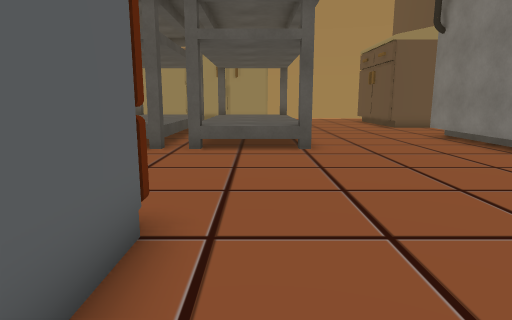
[1] (above)

20 first-person views from a walk through a Unity game level. The camera is 1.5 m above the floor, tilts 10° down and sees 75° across. The floor is counted in squares, 1 m on a side. Each view is taken from the middle of a square. On the plan, view 1 faces up. The plan holds only what a view shows up to about 15 squares ahead; the rest is blank.

[2]
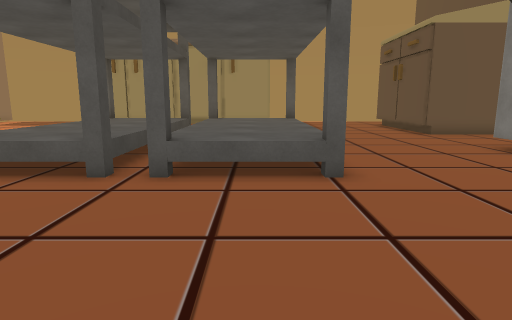

[3]
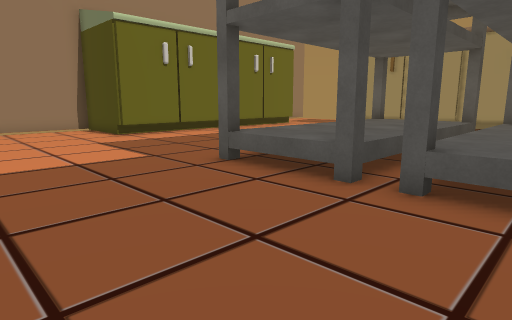

[4]
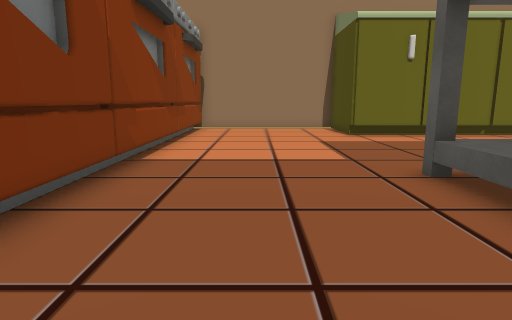

[5]
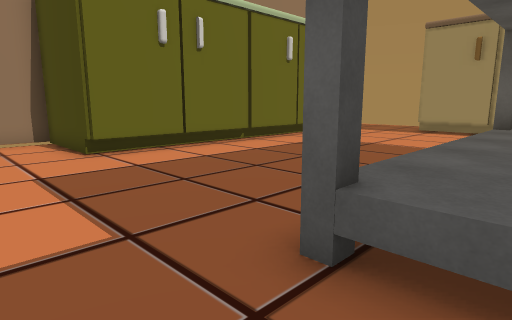

[6]
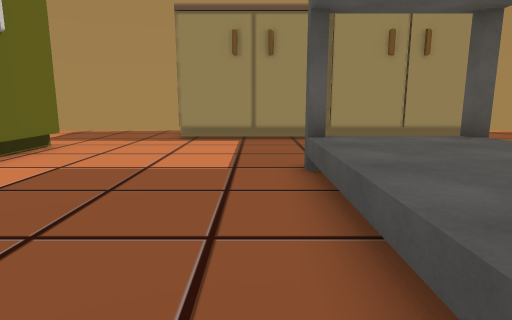

[7]
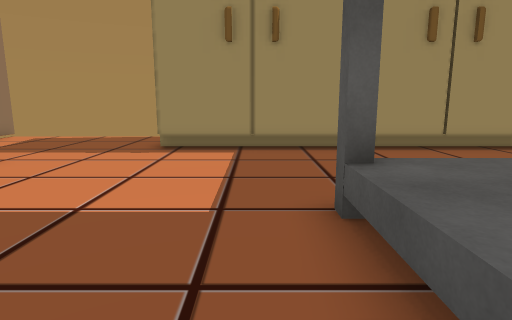

[8]
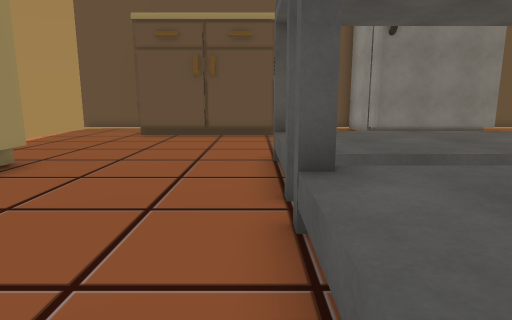

[9]
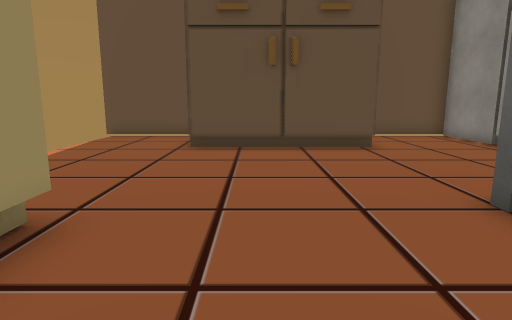

[10]
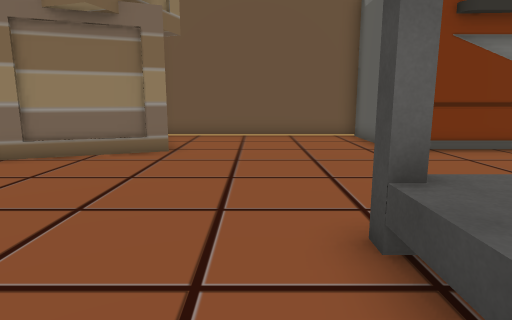

[11]
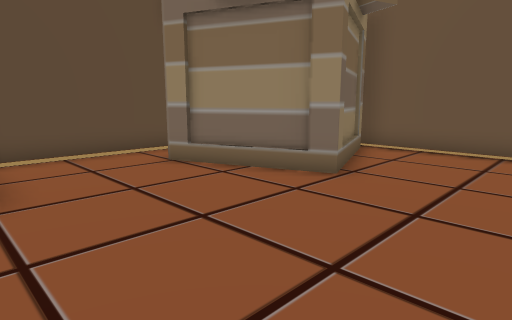

[12]
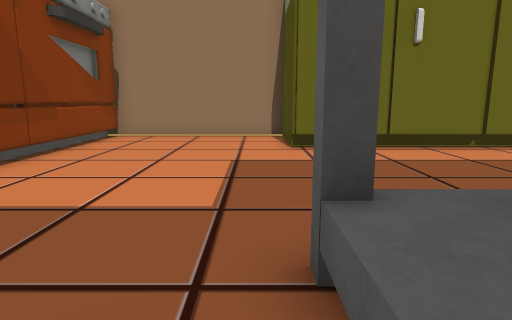

[13]
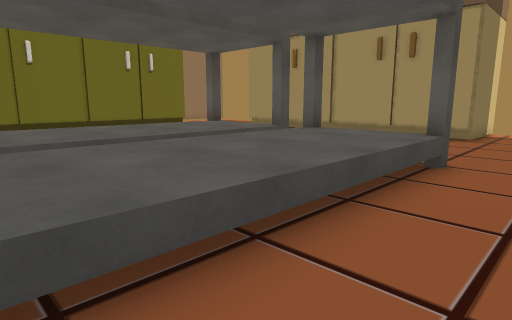

[14]
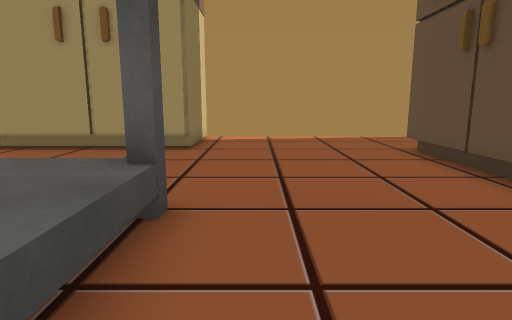

[15]
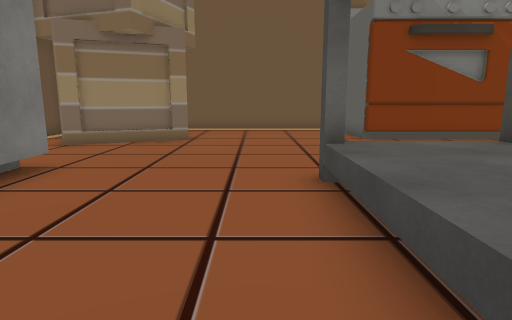

[16]
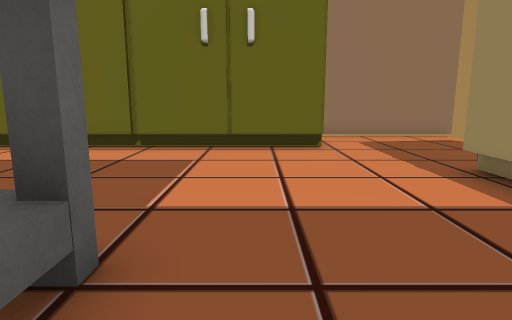

[17]
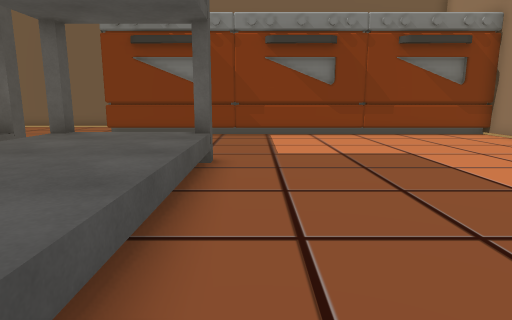

[18]
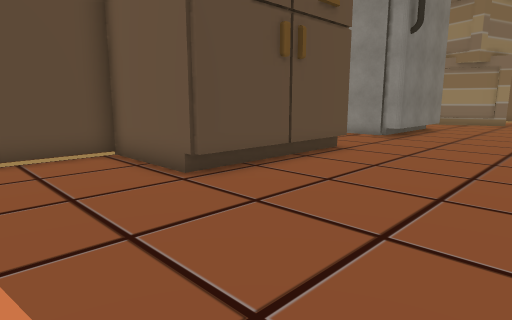

[19]
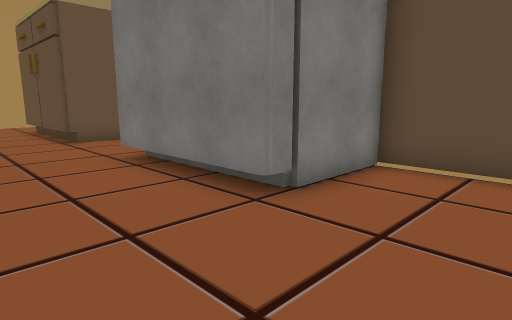

[20]
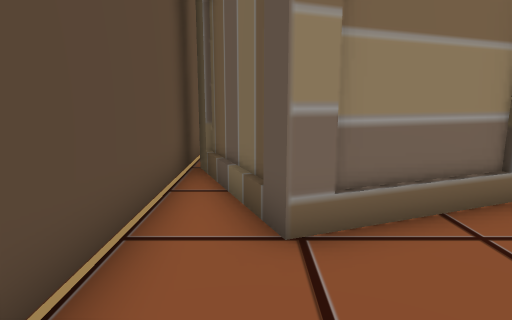

### Floor plan
Key: @ floor where view 1 was taken; # wall or solid block; x gap in a wall; . floor; ^ raised ledge; O other object.
Columns run from 19 left of view 1 to 12 right of it. Each row starts with its distance up from view 1.
 30 #                              #
 29 #.......            O..........#
 28 #.......            O..........#
 27 #.......            O..........#
 26 #.......############O..........#
 25 #..........................OOOO#
 24 #..........................#
 23  OOOO......................#
 22     #......................O
 21     #......................O
 20     #......................O
 19     #.......^^^^^x^^^#.....OOOO
 18     #.......^^^^^^^^^^.........#
 17    OO.......^^^^^^^^^^.........#
 16     #.......^^^^#^^^^^.........#
 15     #.......^^^^##^^^^.....#####
 14     #.......^^^^^^^^^^.....#
 13     #.......^^^^^^^^^^.....#
 12    ##.......^^^^^^^^^^.....#
 11 ####O.......^^^^^x^^^#.....#
 10 #..........................#####
  9 #..............................#
  8 #..............................#
  7 #..............................#
  6 #..............................#
  5 #..........................OOO.#
  4 #OOOOOOOOOOOOOOOOOO......OO  O.#
  3                   #......O   O.#
  2                   #.......O    #
  1                   #.......O   O#
  0                   #@......O    #
 -1                   ##########

Where each view was taken, in squares from view 1:
view 1: 0 up, 0 right, facing up
view 2: 4 up, 0 right, facing up
view 3: 5 up, 0 right, facing up-left
view 4: 7 up, 0 right, facing left
view 5: 8 up, 5 left, facing up-left
view 6: 12 up, 8 left, facing up
view 7: 15 up, 8 left, facing up
view 8: 20 up, 7 left, facing right
view 9: 23 up, 3 left, facing right
view 10: 14 up, 3 right, facing down
view 11: 10 up, 2 right, facing down-right
view 12: 10 up, 4 left, facing left
view 13: 11 up, 4 right, facing up-left
view 14: 15 up, 3 right, facing up
view 15: 17 up, 3 right, facing down
view 16: 21 up, 4 left, facing left
view 17: 19 up, 8 left, facing down
view 18: 29 up, 2 right, facing down-right
view 19: 6 up, 4 right, facing up-right
view 20: 9 up, 10 right, facing down
